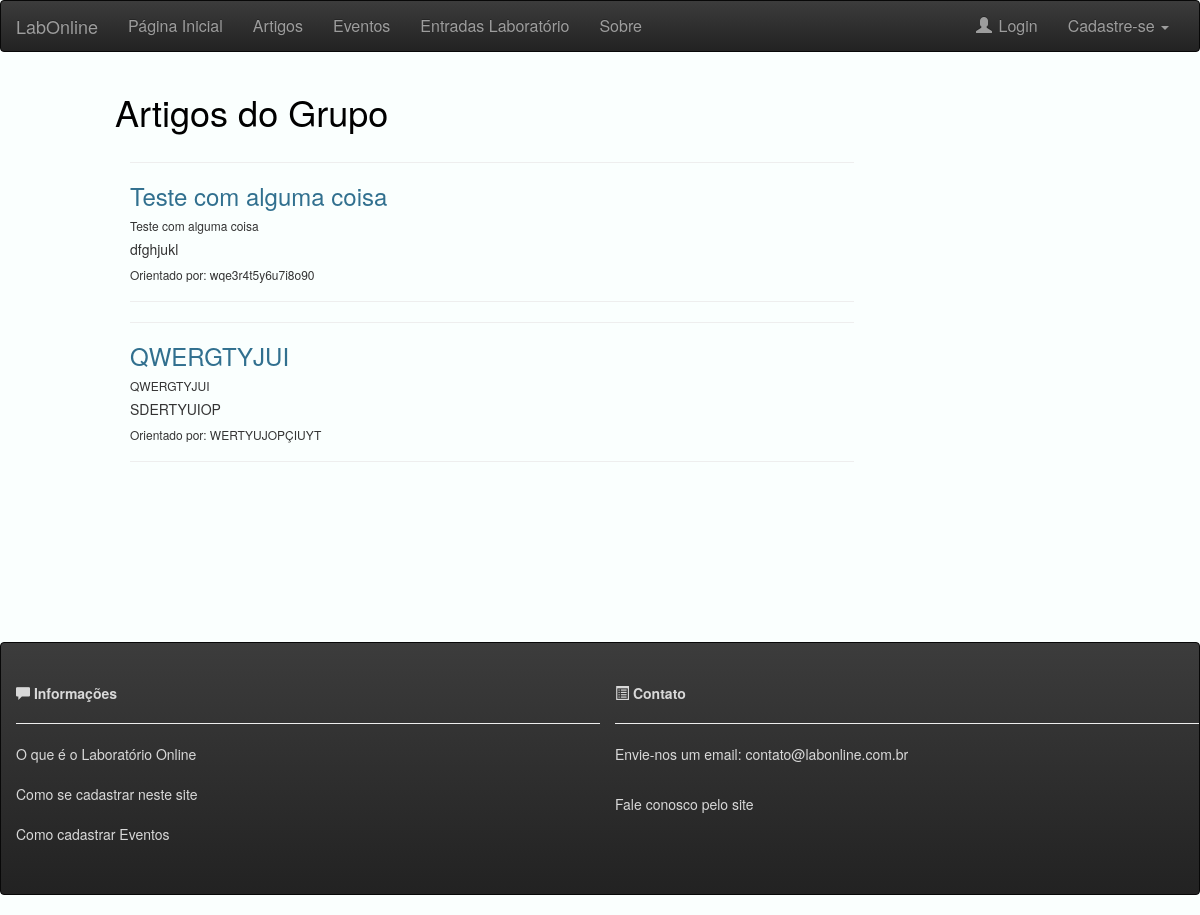
Before: /artigos with the older database file.
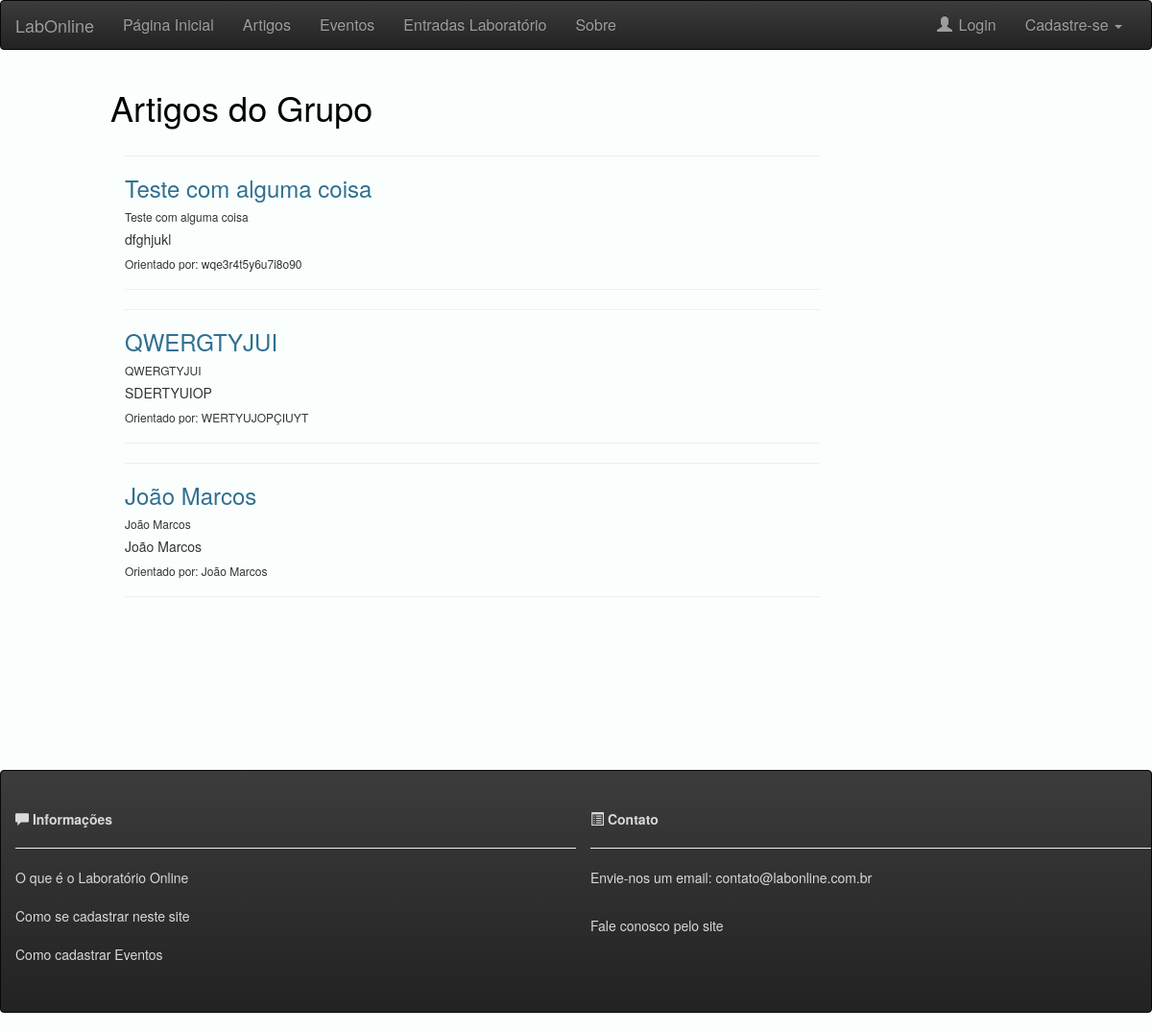
After: the same page with the newer database file.
### laboratorio/models.py (models this page shows, shortened)
class Artigo(models.Model):
	autor = models.ForeignKey(Professor, default=2, on_delete=models.CASCADE)
	titulo = models.TextField(default='')
	coautor = models.TextField(default='')
	orientador = models.TextField(default='')
	status = models.ForeignKey(StatusArtigo, default=1, on_delete=models.CASCADE)

### laboratorio/views.py (the view)
# urls.py: url(r'^artigos$', views.artigos, name='artigos.html'),
def artigos(request):
	artigos = Artigo.objects.all()
	return render (request, 'artigos.html', {'artigos':artigos})

### laboratorio/templates/artigos.html (shortened to what this page needs)
{% extends 'base.html' %}
{% block body %}
    <div class="container-fluid">
      <div class="row content">
        <div class="col-sm-1 sidenav">
        </div>
        <div class="col-sm-10">
          <h1>Artigos do Grupo</h1>
          <div class="col-sm-9" style="background-color: : beige;">
            {% for a in artigos %}
              <hr>
              <h3 class="text-info" > {{a.titulo}}</h3>
              <h6> {{a.titulo}}</h6>
              <h5>{{a.coautor}}</h5>
              <h6>Orientado por: {{a.orientador}}</h6>
              <hr>
            {% endfor %}
          </div>
        </div>
      </div>
    </div>
{% endblock %}

Changed rows visible on the page:
added Artigo: titulo "João Marcos", coautor "João Marcos", orientador "João Marcos"
